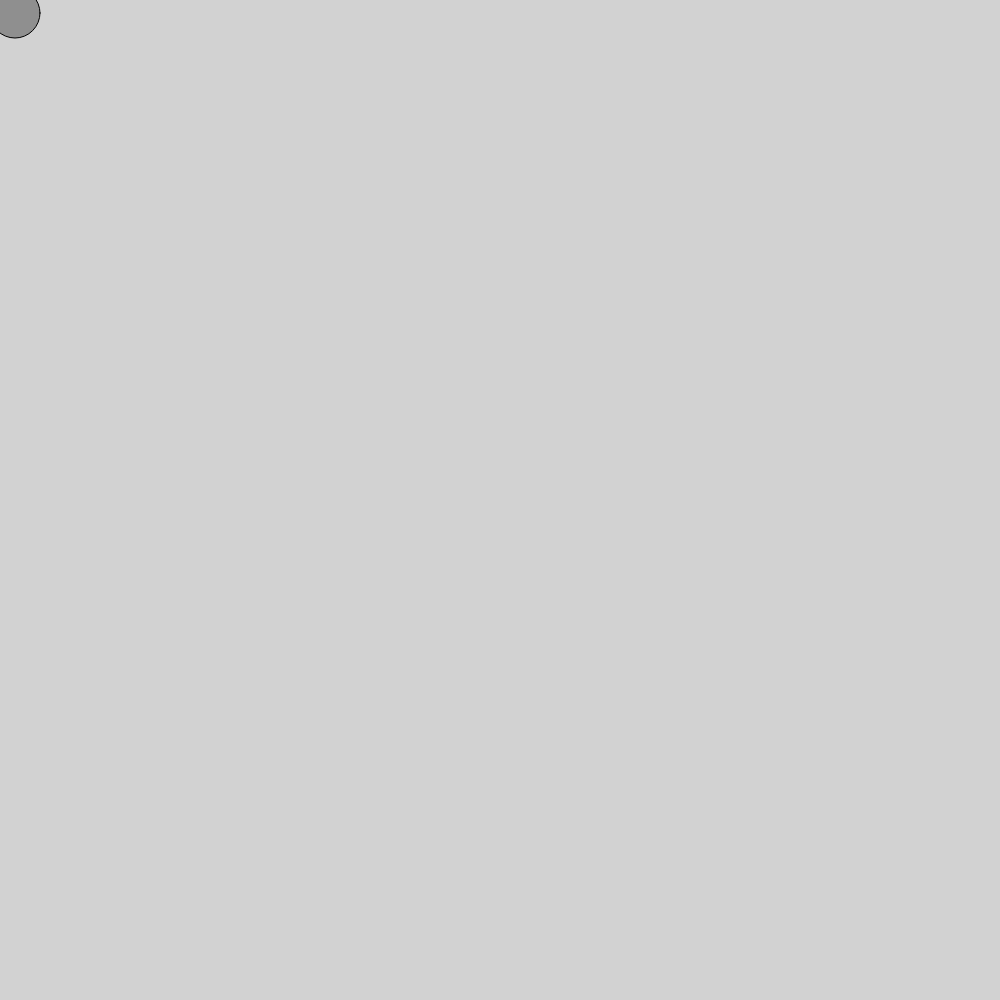
Frame 1 (no input)
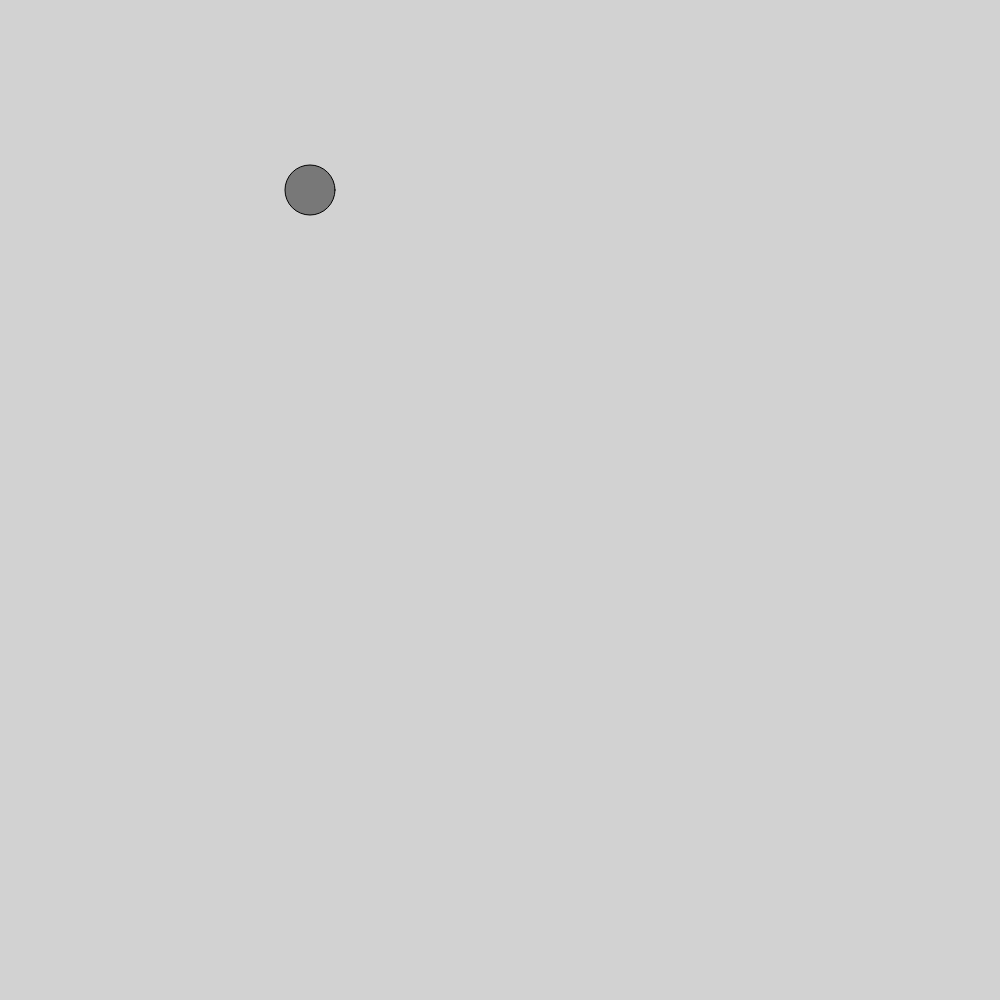
Frame 60 (no input)
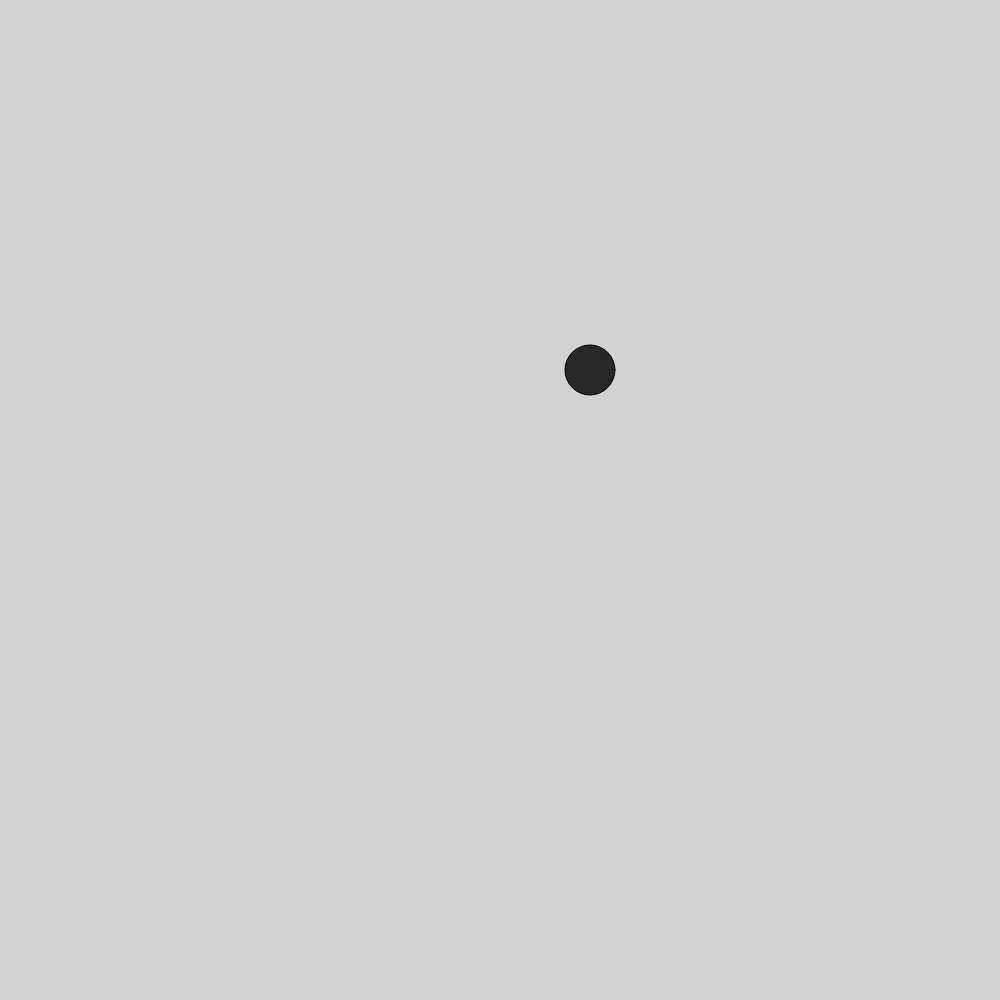
Frame 120 (the mouse pressed at the canvas centre since frame 60)

The p5.js sketch that drew these frames (run headless with seeded random() and noise() and a simulated clock; from frame 60 on, the mouse is pressed at the canvas centre):

// p5.js sketch
// ── sketch.js
let x = 10;
let y = 10;
let vx = 5;
let vy = 3;

function setup() {
  createCanvas(1000, 1000);
}

function draw() {
  background(210);

  if (x >= 600|| x <= 0) {
    vx *= -1;
  }
  
  if(y >= 600 || y <= 0){
    vy*=-1
  }
  x += vx;
  y += vy
  fill(random(0,200))
  ellipse(x,y, 50, 50);
}
